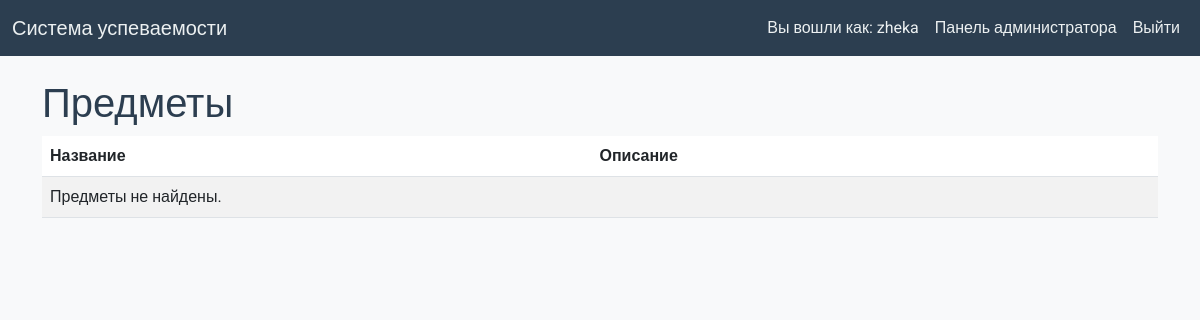
The app's page /subjects/ (signed in), older data.
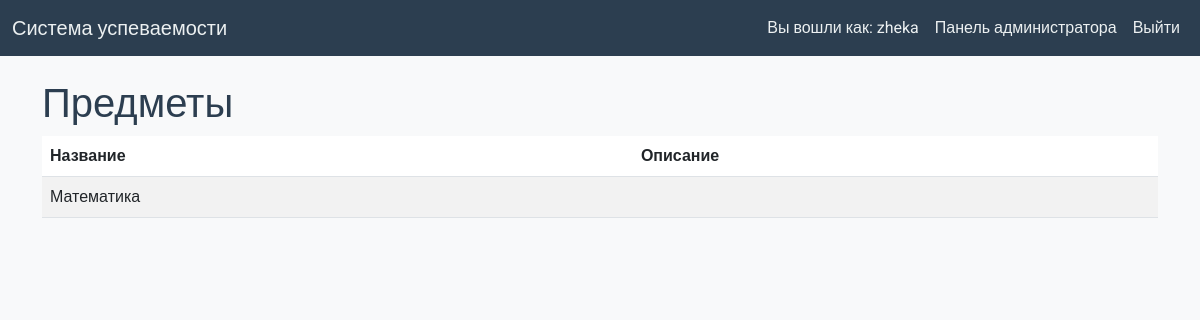
The same page, newer data.
### performance/models.py (models this page shows, shortened)
class Subject(models.Model):
    name = models.CharField(max_length=100)
    description = models.TextField(blank=True)

### performance/views.py (the view)
# urls.py: path('subjects/', views.subject_list, name='subject_list'),
@login_required
def subject_list(request):
    subjects = Subject.objects.all()
    return render(request, 'performance/subject_list.html', {'subjects': subjects})

### performance/templates/performance/subject_list.html (shortened to what this page needs)
{% extends 'base.html' %}
{% block content %}
    <h1>Предметы</h1>
    <table class="table table-striped">
        <thead>
            <tr>
                <th>Название</th>
                <th>Описание</th>
            </tr>
        </thead>
        <tbody>
            {% for subject in subjects %}
                <tr>
                    <td>{{ subject.name }}</td>
                    <td>{{ subject.description }}</td>
                </tr>
            {% empty %}
                <tr><td colspan="3">Предметы не найдены.</td></tr>
            {% endfor %}
        </tbody>
    </table>
{% endblock %}

Row changes from the older to the newer data that the page shows:
added Subject: name "Математика"
Text that changed along with them:
text no longer shown: "Предметы не найдены."
